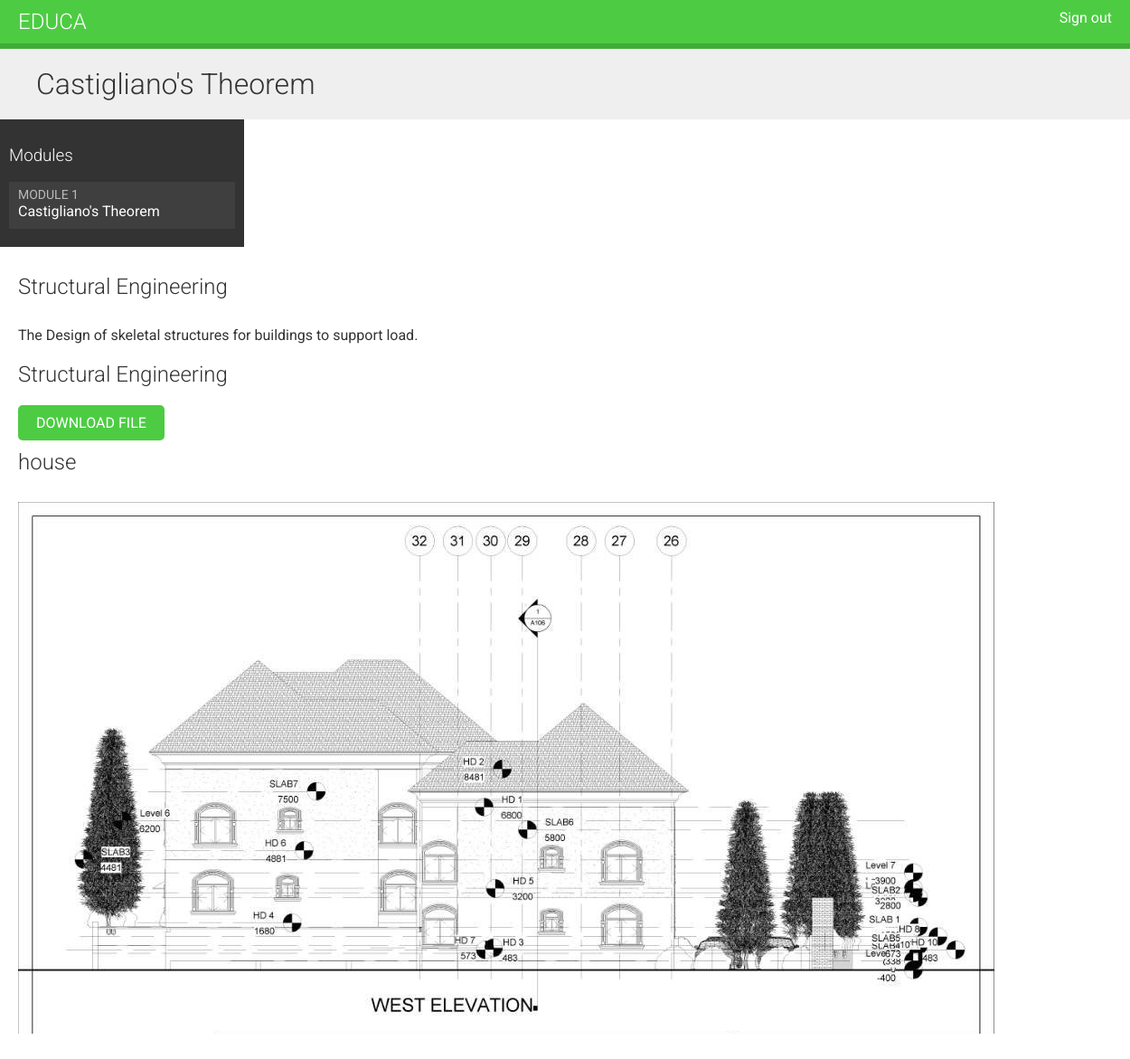
Page /students/courses/2/ (signed in) on the committed database.
### courses/models.py (models this page shows, shortened)
class Module(models.Model):
    course = models.ForeignKey(Course, related_name='modules', on_delete=models.CASCADE)
    title = models.CharField(max_length=250)
    description = models.TextField(blank=True)
    order = OrderField(blank=True, for_fields=['course'])  # this will be automatically set for us.
    class Meta:
        ordering = ('order',)

class Content(models.Model):
    module = models.ForeignKey(Module, related_name='contents', on_delete=models.CASCADE)
    content_type = models.ForeignKey(ContentType, on_delete=models.CASCADE,
                    limit_choices_to={'model__in': {
                        'text',
                        'file',
                        'image',
                        'video',
                    }})  # this will point to the model
    object_id = models.PositiveIntegerField()
    item = GenericForeignKey('content_type', 'object_id')
    order = OrderField(blank=True, for_fields=['module'])
    class Meta:
        ordering = ('order',)

class ItemBase(models.Model):
    owner = models.ForeignKey(User, related_name='%(class)s_related',
                        on_delete=models.CASCADE)
    title = models.CharField(max_length=250)
    created = models.DateTimeField(auto_now_add=True)
    updated = models.DateTimeField(auto_now=True)
    class Meta:
        abstract = True
    def render(self):
        return render_to_string('courses/content/{}.html'.format(self._meta.model_name),
                                {'item':self})

class Text(ItemBase):
    content = models.TextField()

class File(ItemBase):
    file = models.FileField(upload_to='files')

class Image(ItemBase):
    file = models.FileField(upload_to='images')

### students/views.py (the view)
# urls.py: path('courses/<pk>/', views.StudentCourseDetailView.as_view(), name='student_course_detail'),
class StudentCourseDetailView(DetailView):
    model = Course
    template_name = 'students/course/detail.html'
    def get_queryset(self):
        qs = super(StudentCourseDetailView, self) \
                .get_queryset()
        return qs.filter(students__in=[self.request.user])
    def get_context_data(self, **kwargs):
        context = super(StudentCourseDetailView, self) \
                    .get_context_data(**kwargs)
        course = self.get_object()
        if 'module_id' in self.kwargs:
            context['module'] = course.modules.get(
                id=self.kwargs['module_id']
            )
        else:
            context['module'] = course.modules.all()[0]
        return context

### students/templates/students/course/detail.html (shortened to what this page needs)
{% extends 'base.html' %}
{% block content %}
    <h1>
        {{ module.title }}
    </h1>
    <div class='contents'>
        <h3>Modules</h3>
        <ul id='modules'>
            {% for m in object.modules.all %}
                <li data-id='{{ m.id }}' {% if m == module %}class='selected'{% endif %}>
                    <a href='{% url "students:student_course_detail_module" object.id m.id %}'>
                        <span>
                            Module <span class='order'> {{ m.order|add:1 }}</span>
                        </span>
                        <br>
                        {{ m.title }}
                    </a>
                </li>
            {% empty %}
                <li>No modules yet.</li>
            {% endfor %}
        </ul>
    </div>
    <div class='module'>
        {% for content in module.contents.all %}
            {% with item=content.item %}
                <h2>{{ item.title }}</h2>
                {{ item.render }}
            {% endwith %}
        {% endfor %}
    </div>
{% endblock %}

### courses/templates/courses/content/text.html
{{ item.content|linebreaks|safe }}

### courses/templates/courses/content/file.html
<p><a href='{{ item.file.url }}' class='button'>Download File</a></p>

### courses/templates/courses/content/image.html
<p><img src='{{ item.file.url }}'/></p>

### courses/static/css/base.css (style rules this page uses)
body { margin:0; font-family:'Roboto', sans-serif; font-weight:400; color:#333; }
a { color:#3fad37; text-decoration:none; }
h1, h2, h3, h4, h5, h6 { font-family:'Roboto', sans-serif; font-weight:300; }
h1 { background:#efefef; width:100%; overflow:auto; padding:20px 0 20px 40px; margin:0; }
.module { overflow:auto; }
.module p { margin:10px 0 20px; width:100%; float:left; }
.contents { width:20%; padding:10px; float:left; background:#333; color: #fff; font-family:'Roboto', sans-serif; }
.contents ul { list-style:none; margin:0; padding:0; }
.contents ul li { margin:0 0 10px 0; padding:4px 10px 10px; overflow:auto; }
.contents ul li.selected { background:#3f3f3f; }
.contents ul span { text-transform:uppercase; color:#bbb; font-size:14px; }
.contents ul a { display:block; color:#fff; text-decoration:none; }
.module { padding:10px 20px; float:left; }
input[type=submit], a.button { border-radius:5px; background:#4dcc43; color:#fff; font-size:16px; text-transform:uppercase; border:none; padding:10px 20px; margin:20px 0; }

### rows in the picture
Module: title "Castigliano's Theorem", order|add "1"
Content: item "Structural Engineering", item.content "The Design of skeletal structures for buildings to support load."
Content: item "Structural Engineering"
Content: item "house", item.file (picture)
